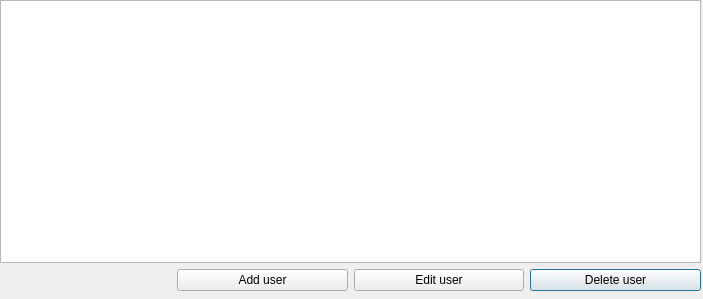
<?xml version="1.0" encoding="UTF-8"?>
<ui version="4.0">
 <class>users_table</class>
 <widget class="QDialog" name="users_table">
  <property name="geometry">
   <rect>
    <x>0</x>
    <y>0</y>
    <width>703</width>
    <height>299</height>
   </rect>
  </property>
  <property name="windowTitle">
   <string>Call Center</string>
  </property>
  <widget class="QWidget" name="gridLayoutWidget">
   <property name="geometry">
    <rect>
     <x>0</x>
     <y>0</y>
     <width>701</width>
     <height>291</height>
    </rect>
   </property>
   <layout class="QGridLayout" name="gridLayout">
    <item row="1" column="3">
     <widget class="QPushButton" name="deleteButton">
      <property name="text">
       <string>Delete user</string>
      </property>
     </widget>
    </item>
    <item row="1" column="2">
     <widget class="QPushButton" name="editButton">
      <property name="text">
       <string>Edit user</string>
      </property>
     </widget>
    </item>
    <item row="0" column="0" colspan="4">
     <widget class="QTableView" name="tableView"/>
    </item>
    <item row="1" column="1">
     <widget class="QPushButton" name="addButton">
      <property name="text">
       <string>Add user</string>
      </property>
     </widget>
    </item>
   </layout>
  </widget>
 </widget>
 <resources/>
 <connections/>
</ui>
